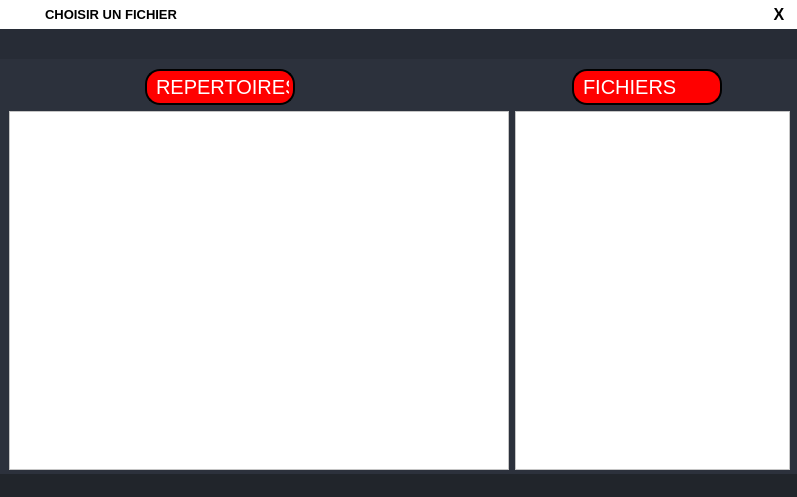
<?xml version="1.0" encoding="UTF-8"?>
<ui version="4.0">
 <class>Dialog</class>
 <widget class="QDialog" name="Dialog">
  <property name="geometry">
   <rect>
    <x>0</x>
    <y>0</y>
    <width>797</width>
    <height>497</height>
   </rect>
  </property>
  <property name="sizePolicy">
   <sizepolicy hsizetype="Preferred" vsizetype="Preferred">
    <horstretch>0</horstretch>
    <verstretch>0</verstretch>
   </sizepolicy>
  </property>
  <property name="minimumSize">
   <size>
    <width>797</width>
    <height>497</height>
   </size>
  </property>
  <property name="maximumSize">
   <size>
    <width>797</width>
    <height>497</height>
   </size>
  </property>
  <property name="windowTitle">
   <string>Dialog</string>
  </property>
  <widget class="QWidget" name="widget" native="true">
   <property name="geometry">
    <rect>
     <x>-11</x>
     <y>-11</y>
     <width>831</width>
     <height>541</height>
    </rect>
   </property>
   <widget class="QFrame" name="frame_main">
    <property name="geometry">
     <rect>
      <x>10</x>
      <y>10</y>
      <width>800</width>
      <height>500</height>
     </rect>
    </property>
    <property name="minimumSize">
     <size>
      <width>800</width>
      <height>0</height>
     </size>
    </property>
    <property name="maximumSize">
     <size>
      <width>800</width>
      <height>16777215</height>
     </size>
    </property>
    <property name="styleSheet">
     <string notr="true"/>
    </property>
    <property name="frameShape">
     <enum>QFrame::NoFrame</enum>
    </property>
    <property name="frameShadow">
     <enum>QFrame::Raised</enum>
    </property>
    <layout class="QVBoxLayout" name="verticalLayout_3">
     <property name="spacing">
      <number>0</number>
     </property>
     <property name="leftMargin">
      <number>0</number>
     </property>
     <property name="topMargin">
      <number>0</number>
     </property>
     <property name="rightMargin">
      <number>0</number>
     </property>
     <property name="bottomMargin">
      <number>0</number>
     </property>
     <item>
      <widget class="QFrame" name="frame_top_2">
       <property name="maximumSize">
        <size>
         <width>16777215</width>
         <height>60</height>
        </size>
       </property>
       <property name="styleSheet">
        <string notr="true">background-color: transparent;</string>
       </property>
       <property name="frameShape">
        <enum>QFrame::NoFrame</enum>
       </property>
       <property name="frameShadow">
        <enum>QFrame::Raised</enum>
       </property>
       <layout class="QHBoxLayout" name="horizontalLayout_9">
        <property name="spacing">
         <number>0</number>
        </property>
        <property name="leftMargin">
         <number>0</number>
        </property>
        <property name="topMargin">
         <number>0</number>
        </property>
        <property name="rightMargin">
         <number>0</number>
        </property>
        <property name="bottomMargin">
         <number>0</number>
        </property>
        <item>
         <widget class="QFrame" name="frame_top_right_2">
          <property name="styleSheet">
           <string notr="true">background: transparent;</string>
          </property>
          <property name="frameShape">
           <enum>QFrame::NoFrame</enum>
          </property>
          <property name="frameShadow">
           <enum>QFrame::Raised</enum>
          </property>
          <layout class="QVBoxLayout" name="verticalLayout_5">
           <property name="spacing">
            <number>0</number>
           </property>
           <property name="leftMargin">
            <number>0</number>
           </property>
           <property name="topMargin">
            <number>0</number>
           </property>
           <property name="rightMargin">
            <number>0</number>
           </property>
           <property name="bottomMargin">
            <number>0</number>
           </property>
           <item>
            <widget class="QFrame" name="frame_top_btns_2">
             <property name="maximumSize">
              <size>
               <width>16777215</width>
               <height>30</height>
              </size>
             </property>
             <property name="styleSheet">
              <string notr="true">background-color: white;</string>
             </property>
             <property name="frameShape">
              <enum>QFrame::NoFrame</enum>
             </property>
             <property name="frameShadow">
              <enum>QFrame::Raised</enum>
             </property>
             <layout class="QHBoxLayout" name="horizontalLayout_11">
              <property name="spacing">
               <number>0</number>
              </property>
              <property name="leftMargin">
               <number>0</number>
              </property>
              <property name="topMargin">
               <number>0</number>
              </property>
              <property name="rightMargin">
               <number>0</number>
              </property>
              <property name="bottomMargin">
               <number>0</number>
              </property>
              <item>
               <widget class="QFrame" name="frame_label_top_btns_2">
                <property name="frameShape">
                 <enum>QFrame::NoFrame</enum>
                </property>
                <property name="frameShadow">
                 <enum>QFrame::Raised</enum>
                </property>
                <layout class="QHBoxLayout" name="horizontalLayout_12">
                 <property name="spacing">
                  <number>0</number>
                 </property>
                 <property name="leftMargin">
                  <number>8</number>
                 </property>
                 <property name="topMargin">
                  <number>0</number>
                 </property>
                 <property name="rightMargin">
                  <number>10</number>
                 </property>
                 <property name="bottomMargin">
                  <number>0</number>
                 </property>
                 <item>
                  <widget class="QFrame" name="frame_icon_top_bar_2">
                   <property name="maximumSize">
                    <size>
                     <width>30</width>
                     <height>30</height>
                    </size>
                   </property>
                   <property name="styleSheet">
                    <string notr="true">background: transparent;
background-image: url(:/root/icons/folder.png);
background-position: center;
background-repeat: no-repeat;</string>
                   </property>
                   <property name="frameShape">
                    <enum>QFrame::StyledPanel</enum>
                   </property>
                   <property name="frameShadow">
                    <enum>QFrame::Raised</enum>
                   </property>
                  </widget>
                 </item>
                 <item>
                  <widget class="QLabel" name="label_title_bar_top_2">
                   <property name="font">
                    <font>
                     <family>Segoe UI</family>
                     <pointsize>10</pointsize>
                     <weight>75</weight>
                     <bold>true</bold>
                    </font>
                   </property>
                   <property name="styleSheet">
                    <string notr="true">background: transparent;
margin-left: 5px;</string>
                   </property>
                   <property name="text">
                    <string>CHOISIR UN FICHIER</string>
                   </property>
                  </widget>
                 </item>
                </layout>
               </widget>
              </item>
              <item>
               <widget class="QFrame" name="frame_btns_right_2">
                <property name="maximumSize">
                 <size>
                  <width>40</width>
                  <height>16777215</height>
                 </size>
                </property>
                <property name="frameShape">
                 <enum>QFrame::NoFrame</enum>
                </property>
                <property name="frameShadow">
                 <enum>QFrame::Raised</enum>
                </property>
                <layout class="QHBoxLayout" name="horizontalLayout_13">
                 <property name="spacing">
                  <number>0</number>
                 </property>
                 <property name="leftMargin">
                  <number>0</number>
                 </property>
                 <property name="topMargin">
                  <number>0</number>
                 </property>
                 <property name="rightMargin">
                  <number>0</number>
                 </property>
                 <property name="bottomMargin">
                  <number>0</number>
                 </property>
                 <item>
                  <widget class="QPushButton" name="btn_close_2">
                   <property name="sizePolicy">
                    <sizepolicy hsizetype="Minimum" vsizetype="Expanding">
                     <horstretch>0</horstretch>
                     <verstretch>0</verstretch>
                    </sizepolicy>
                   </property>
                   <property name="maximumSize">
                    <size>
                     <width>40</width>
                     <height>16777215</height>
                    </size>
                   </property>
                   <property name="font">
                    <font>
                     <pointsize>12</pointsize>
                     <weight>75</weight>
                     <bold>true</bold>
                    </font>
                   </property>
                   <property name="toolTip">
                    <string/>
                   </property>
                   <property name="styleSheet">
                    <string notr="true">QPushButton {	
	border: none;
	background-color: transparent;
}
QPushButton:hover {
	background-color: red;
}
QPushButton:pressed {	
	background-color: red;
}</string>
                   </property>
                   <property name="text">
                    <string>X</string>
                   </property>
                  </widget>
                 </item>
                </layout>
               </widget>
              </item>
             </layout>
            </widget>
           </item>
           <item>
            <widget class="QFrame" name="frame_top_info_2">
             <property name="styleSheet">
              <string notr="true">background-color: rgb(39, 44, 54);</string>
             </property>
             <property name="frameShape">
              <enum>QFrame::NoFrame</enum>
             </property>
             <property name="frameShadow">
              <enum>QFrame::Raised</enum>
             </property>
             <layout class="QHBoxLayout" name="horizontalLayout_14">
              <property name="spacing">
               <number>0</number>
              </property>
              <property name="leftMargin">
               <number>10</number>
              </property>
              <property name="topMargin">
               <number>0</number>
              </property>
              <property name="rightMargin">
               <number>10</number>
              </property>
              <property name="bottomMargin">
               <number>0</number>
              </property>
              <item>
               <widget class="QLabel" name="label_top_info_2">
                <property name="font">
                 <font>
                  <pointsize>12</pointsize>
                  <weight>75</weight>
                  <bold>true</bold>
                 </font>
                </property>
                <property name="styleSheet">
                 <string notr="true">color: rgb(98, 103, 111);</string>
                </property>
                <property name="text">
                 <string/>
                </property>
               </widget>
              </item>
             </layout>
            </widget>
           </item>
          </layout>
         </widget>
        </item>
       </layout>
      </widget>
     </item>
     <item>
      <widget class="QFrame" name="frame_center_2">
       <property name="styleSheet">
        <string notr="true">background-color: rgb(40, 44, 52);</string>
       </property>
       <property name="frameShape">
        <enum>QFrame::NoFrame</enum>
       </property>
       <property name="frameShadow">
        <enum>QFrame::Raised</enum>
       </property>
       <layout class="QHBoxLayout" name="horizontalLayout_15">
        <property name="spacing">
         <number>0</number>
        </property>
        <property name="leftMargin">
         <number>0</number>
        </property>
        <property name="topMargin">
         <number>0</number>
        </property>
        <property name="rightMargin">
         <number>0</number>
        </property>
        <property name="bottomMargin">
         <number>0</number>
        </property>
        <item>
         <widget class="QFrame" name="frame_content_right_2">
          <property name="styleSheet">
           <string notr="true">background-color: rgb(44, 49, 60);</string>
          </property>
          <property name="frameShape">
           <enum>QFrame::NoFrame</enum>
          </property>
          <property name="frameShadow">
           <enum>QFrame::Raised</enum>
          </property>
          <widget class="QFrame" name="frame_content_2">
           <property name="geometry">
            <rect>
             <x>0</x>
             <y>0</y>
             <width>791</width>
             <height>415</height>
            </rect>
           </property>
           <property name="minimumSize">
            <size>
             <width>0</width>
             <height>0</height>
            </size>
           </property>
           <property name="maximumSize">
            <size>
             <width>16777215</width>
             <height>16777215</height>
            </size>
           </property>
           <property name="frameShape">
            <enum>QFrame::NoFrame</enum>
           </property>
           <property name="frameShadow">
            <enum>QFrame::Raised</enum>
           </property>
           <widget class="QWidget" name="verticalLayoutWidget_2">
            <property name="geometry">
             <rect>
              <x>10</x>
              <y>10</y>
              <width>781</width>
              <height>401</height>
             </rect>
            </property>
            <layout class="QVBoxLayout" name="verticalLayout_2">
             <item>
              <layout class="QHBoxLayout" name="horizontalLayout_2">
               <item>
                <spacer name="horizontalSpacer_2">
                 <property name="orientation">
                  <enum>Qt::Horizontal</enum>
                 </property>
                 <property name="sizeHint" stdset="0">
                  <size>
                   <width>40</width>
                   <height>20</height>
                  </size>
                 </property>
                </spacer>
               </item>
               <item>
                <spacer name="horizontalSpacer_8">
                 <property name="orientation">
                  <enum>Qt::Horizontal</enum>
                 </property>
                 <property name="sizeHint" stdset="0">
                  <size>
                   <width>40</width>
                   <height>20</height>
                  </size>
                 </property>
                </spacer>
               </item>
               <item>
                <widget class="QLabel" name="label">
                 <property name="minimumSize">
                  <size>
                   <width>150</width>
                   <height>0</height>
                  </size>
                 </property>
                 <property name="maximumSize">
                  <size>
                   <width>150</width>
                   <height>16777215</height>
                  </size>
                 </property>
                 <property name="styleSheet">
                  <string notr="true">border-style: outset;
border-width: 2px;
border-radius: 15px;
border-color: black;
padding: 4px;
font-size:20px;
background-color: red;
color:white ;</string>
                 </property>
                 <property name="text">
                  <string>REPERTOIRES</string>
                 </property>
                </widget>
               </item>
               <item>
                <spacer name="horizontalSpacer">
                 <property name="orientation">
                  <enum>Qt::Horizontal</enum>
                 </property>
                 <property name="sizeHint" stdset="0">
                  <size>
                   <width>40</width>
                   <height>20</height>
                  </size>
                 </property>
                </spacer>
               </item>
               <item>
                <spacer name="horizontalSpacer_4">
                 <property name="orientation">
                  <enum>Qt::Horizontal</enum>
                 </property>
                 <property name="sizeHint" stdset="0">
                  <size>
                   <width>40</width>
                   <height>20</height>
                  </size>
                 </property>
                </spacer>
               </item>
               <item>
                <spacer name="horizontalSpacer_5">
                 <property name="orientation">
                  <enum>Qt::Horizontal</enum>
                 </property>
                 <property name="sizeHint" stdset="0">
                  <size>
                   <width>40</width>
                   <height>20</height>
                  </size>
                 </property>
                </spacer>
               </item>
               <item>
                <spacer name="horizontalSpacer_6">
                 <property name="orientation">
                  <enum>Qt::Horizontal</enum>
                 </property>
                 <property name="sizeHint" stdset="0">
                  <size>
                   <width>40</width>
                   <height>20</height>
                  </size>
                 </property>
                </spacer>
               </item>
               <item>
                <widget class="QLabel" name="label_2">
                 <property name="minimumSize">
                  <size>
                   <width>150</width>
                   <height>0</height>
                  </size>
                 </property>
                 <property name="styleSheet">
                  <string notr="true">border-style: outset;
border-width: 2px;
border-radius: 15px;
border-color: black;
padding: 4px;
font-size:20px;
background-color: red;
color:white ;</string>
                 </property>
                 <property name="text">
                  <string>FICHIERS</string>
                 </property>
                </widget>
               </item>
               <item>
                <spacer name="horizontalSpacer_3">
                 <property name="orientation">
                  <enum>Qt::Horizontal</enum>
                 </property>
                 <property name="sizeHint" stdset="0">
                  <size>
                   <width>40</width>
                   <height>20</height>
                  </size>
                 </property>
                </spacer>
               </item>
              </layout>
             </item>
             <item>
              <layout class="QHBoxLayout" name="horizontalLayout">
               <item>
                <widget class="QTreeView" name="treeview">
                 <property name="minimumSize">
                  <size>
                   <width>500</width>
                   <height>0</height>
                  </size>
                 </property>
                 <property name="styleSheet">
                  <string notr="true">background:white;

</string>
                 </property>
                </widget>
               </item>
               <item>
                <widget class="QListView" name="listview">
                 <property name="minimumSize">
                  <size>
                   <width>0</width>
                   <height>0</height>
                  </size>
                 </property>
                 <property name="maximumSize">
                  <size>
                   <width>16777215</width>
                   <height>16777215</height>
                  </size>
                 </property>
                 <property name="styleSheet">
                  <string notr="true">background:white;
</string>
                 </property>
                </widget>
               </item>
              </layout>
             </item>
            </layout>
           </widget>
          </widget>
          <widget class="QFrame" name="frame_grip_2">
           <property name="geometry">
            <rect>
             <x>0</x>
             <y>415</y>
             <width>800</width>
             <height>25</height>
            </rect>
           </property>
           <property name="minimumSize">
            <size>
             <width>0</width>
             <height>25</height>
            </size>
           </property>
           <property name="maximumSize">
            <size>
             <width>16777215</width>
             <height>25</height>
            </size>
           </property>
           <property name="styleSheet">
            <string notr="true">background-color: rgb(33, 37, 43);</string>
           </property>
           <property name="frameShape">
            <enum>QFrame::NoFrame</enum>
           </property>
           <property name="frameShadow">
            <enum>QFrame::Raised</enum>
           </property>
           <layout class="QHBoxLayout" name="horizontalLayout_17">
            <property name="spacing">
             <number>0</number>
            </property>
            <property name="leftMargin">
             <number>0</number>
            </property>
            <property name="topMargin">
             <number>0</number>
            </property>
            <property name="rightMargin">
             <number>2</number>
            </property>
            <property name="bottomMargin">
             <number>0</number>
            </property>
            <item>
             <widget class="QFrame" name="frame_label_bottom_2">
              <property name="frameShape">
               <enum>QFrame::NoFrame</enum>
              </property>
              <property name="frameShadow">
               <enum>QFrame::Raised</enum>
              </property>
              <layout class="QHBoxLayout" name="horizontalLayout_18">
               <property name="spacing">
                <number>0</number>
               </property>
               <property name="leftMargin">
                <number>10</number>
               </property>
               <property name="topMargin">
                <number>0</number>
               </property>
               <property name="rightMargin">
                <number>10</number>
               </property>
               <property name="bottomMargin">
                <number>0</number>
               </property>
               <item>
                <widget class="QLabel" name="label_credits_2">
                 <property name="minimumSize">
                  <size>
                   <width>800</width>
                   <height>0</height>
                  </size>
                 </property>
                 <property name="maximumSize">
                  <size>
                   <width>800</width>
                   <height>16777215</height>
                  </size>
                 </property>
                 <property name="font">
                  <font>
                   <family>Segoe UI</family>
                   <weight>75</weight>
                   <bold>true</bold>
                  </font>
                 </property>
                 <property name="styleSheet">
                  <string notr="true">color: rgb(98, 103, 111);</string>
                 </property>
                 <property name="text">
                  <string/>
                 </property>
                </widget>
               </item>
               <item>
                <widget class="QLabel" name="label_version_2">
                 <property name="maximumSize">
                  <size>
                   <width>100</width>
                   <height>16777215</height>
                  </size>
                 </property>
                 <property name="font">
                  <font>
                   <family>Segoe UI</family>
                   <weight>75</weight>
                   <bold>true</bold>
                  </font>
                 </property>
                 <property name="styleSheet">
                  <string notr="true">color: rgb(98, 103, 111);</string>
                 </property>
                 <property name="text">
                  <string/>
                 </property>
                 <property name="alignment">
                  <set>Qt::AlignRight|Qt::AlignTrailing|Qt::AlignVCenter</set>
                 </property>
                </widget>
               </item>
              </layout>
             </widget>
            </item>
            <item>
             <widget class="QFrame" name="frame_size_grip_2">
              <property name="maximumSize">
               <size>
                <width>20</width>
                <height>20</height>
               </size>
              </property>
              <property name="styleSheet">
               <string notr="true">QSizeGrip {
	background-image: url(:/16x16/icons/16x16/cil-size-grip.png);
	background-position: center;
	background-repeat: no-reperat;
}</string>
              </property>
              <property name="frameShape">
               <enum>QFrame::NoFrame</enum>
              </property>
              <property name="frameShadow">
               <enum>QFrame::Raised</enum>
              </property>
             </widget>
            </item>
           </layout>
          </widget>
         </widget>
        </item>
       </layout>
      </widget>
     </item>
    </layout>
   </widget>
  </widget>
 </widget>
 <resources>
  <include location="files.qrc"/>
 </resources>
 <connections/>
</ui>
